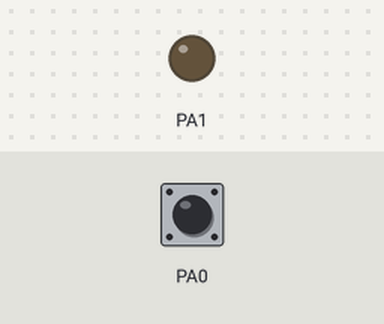
A sketch run on a simulated STM32 Blue Pill. Parts: output pins drawn as LEDs (lit = HIGH). Inputs (shaded band) come from the test bench; at power-on: PA0 HIGH. What the sketch prints to the serial monitor is not drawn.

Above: at 1.2 s.
1.3 s: PA0 pulled LOW for 0.15 s
At 1.37 s:
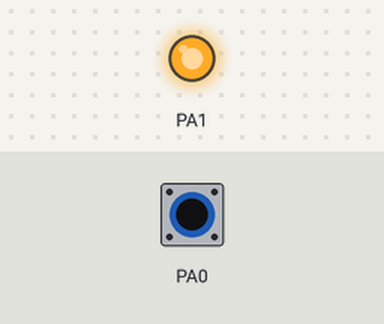
2.9 s: PA0 pulled LOW for 3.2 s
At 6.5 s:
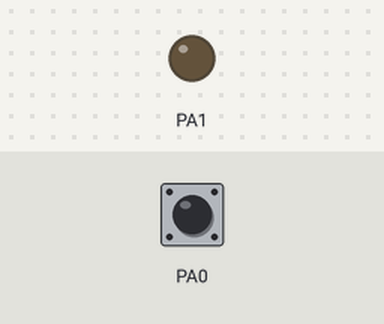
Timing chart, 0 to 8.0 s (numbered marks = the images above; inputs shaded):
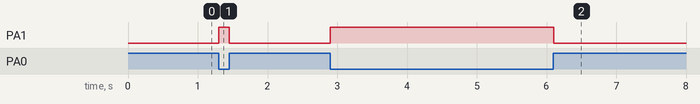

The sketch:

46_Buzzor_Button_STM32.ino
```cpp
void setup() {
  Serial.begin(9600);
  pinMode(PA0, INPUT_PULLUP);
  pinMode(PA1, OUTPUT);
}

void loop() {
  int pushed = digitalRead(PA0);
  Serial.println(pushed);
  if (pushed == LOW){
    digitalWrite(PA1, HIGH);
  }
  else{
    digitalWrite(PA1, LOW);
  }
}
```

Measured:
- after the input at 1.3 s, PA1: LOW → HIGH at once, → LOW 0.15 s later
- after the input at 2.9 s, PA1: LOW → HIGH at once, → LOW 3.2 s later
